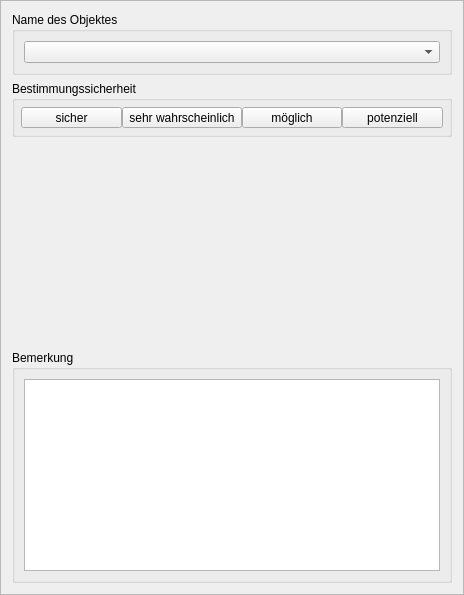
<?xml version="1.0" encoding="UTF-8"?>
<ui version="4.0">
 <class>CensusMisc</class>
 <widget class="QFrame" name="CensusMisc">
  <property name="geometry">
   <rect>
    <x>0</x>
    <y>0</y>
    <width>464</width>
    <height>595</height>
   </rect>
  </property>
  <property name="windowTitle">
   <string>Frame</string>
  </property>
  <property name="frameShape">
   <enum>QFrame::StyledPanel</enum>
  </property>
  <property name="frameShadow">
   <enum>QFrame::Raised</enum>
  </property>
  <layout class="QVBoxLayout" name="verticalLayout">
   <item>
    <widget class="QGroupBox" name="groupbox_name">
     <property name="title">
      <string>Name des Objektes</string>
     </property>
     <layout class="QHBoxLayout" name="horizontalLayout_11">
      <item>
       <widget class="QComboBox" name="combobox_name"/>
      </item>
     </layout>
    </widget>
   </item>
   <item>
    <widget class="QGroupBox" name="groupbox_confidence">
     <property name="title">
      <string>Bestimmungssicherheit</string>
     </property>
     <property name="flat">
      <bool>false</bool>
     </property>
     <layout class="QHBoxLayout" name="horizontalLayout">
      <property name="spacing">
       <number>0</number>
      </property>
      <property name="leftMargin">
       <number>6</number>
      </property>
      <property name="topMargin">
       <number>6</number>
      </property>
      <property name="rightMargin">
       <number>6</number>
      </property>
      <property name="bottomMargin">
       <number>6</number>
      </property>
      <item>
       <widget class="QToolButton" name="button_confidence_1">
        <property name="sizePolicy">
         <sizepolicy hsizetype="Preferred" vsizetype="Fixed">
          <horstretch>0</horstretch>
          <verstretch>0</verstretch>
         </sizepolicy>
        </property>
        <property name="text">
         <string>sicher</string>
        </property>
        <property name="dbvalue" stdset="0">
         <string>1</string>
        </property>
       </widget>
      </item>
      <item>
       <widget class="QToolButton" name="button_confidence_2">
        <property name="sizePolicy">
         <sizepolicy hsizetype="Preferred" vsizetype="Fixed">
          <horstretch>0</horstretch>
          <verstretch>0</verstretch>
         </sizepolicy>
        </property>
        <property name="text">
         <string>sehr wahrscheinlich</string>
        </property>
        <property name="dbvalue" stdset="0">
         <string>2</string>
        </property>
       </widget>
      </item>
      <item>
       <widget class="QToolButton" name="button_confidence_3">
        <property name="sizePolicy">
         <sizepolicy hsizetype="Preferred" vsizetype="Fixed">
          <horstretch>0</horstretch>
          <verstretch>0</verstretch>
         </sizepolicy>
        </property>
        <property name="text">
         <string>möglich</string>
        </property>
        <property name="dbvalue" stdset="0">
         <string>3</string>
        </property>
       </widget>
      </item>
      <item>
       <widget class="QToolButton" name="button_confidence_4">
        <property name="sizePolicy">
         <sizepolicy hsizetype="Preferred" vsizetype="Fixed">
          <horstretch>0</horstretch>
          <verstretch>0</verstretch>
         </sizepolicy>
        </property>
        <property name="text">
         <string>potenziell</string>
        </property>
        <property name="dbvalue" stdset="0">
         <string>4</string>
        </property>
       </widget>
      </item>
     </layout>
    </widget>
   </item>
   <item>
    <spacer name="verticalSpacer">
     <property name="orientation">
      <enum>Qt::Vertical</enum>
     </property>
     <property name="sizeHint" stdset="0">
      <size>
       <width>20</width>
       <height>179</height>
      </size>
     </property>
    </spacer>
   </item>
   <item>
    <widget class="QGroupBox" name="groubbox_remarks">
     <property name="title">
      <string>Bemerkung</string>
     </property>
     <layout class="QHBoxLayout" name="horizontalLayout_9">
      <item>
       <widget class="QPlainTextEdit" name="plainTextEdit"/>
      </item>
     </layout>
    </widget>
   </item>
  </layout>
 </widget>
 <resources/>
 <connections/>
</ui>
